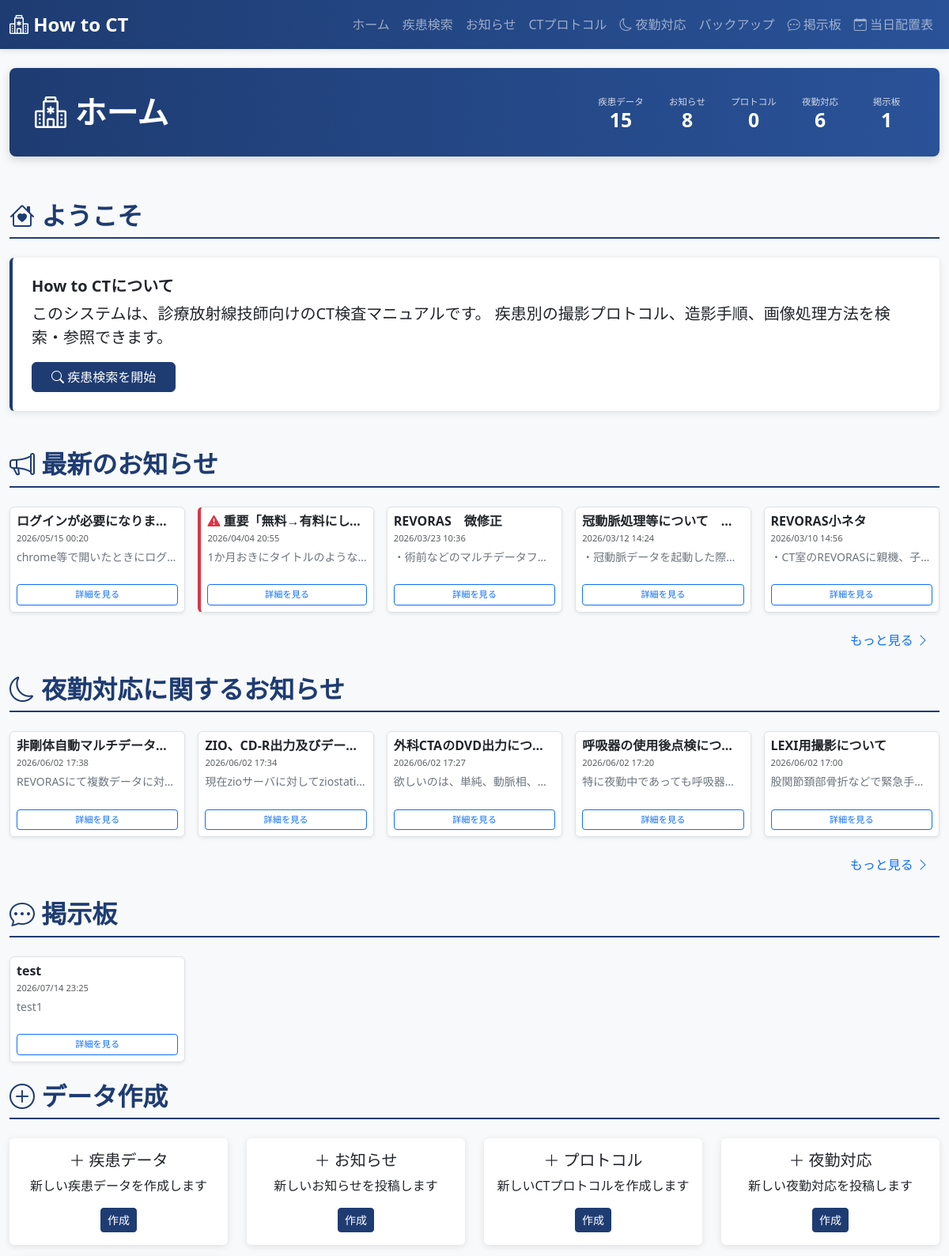
/ (upper part), run on an earlier commit of the app's database.
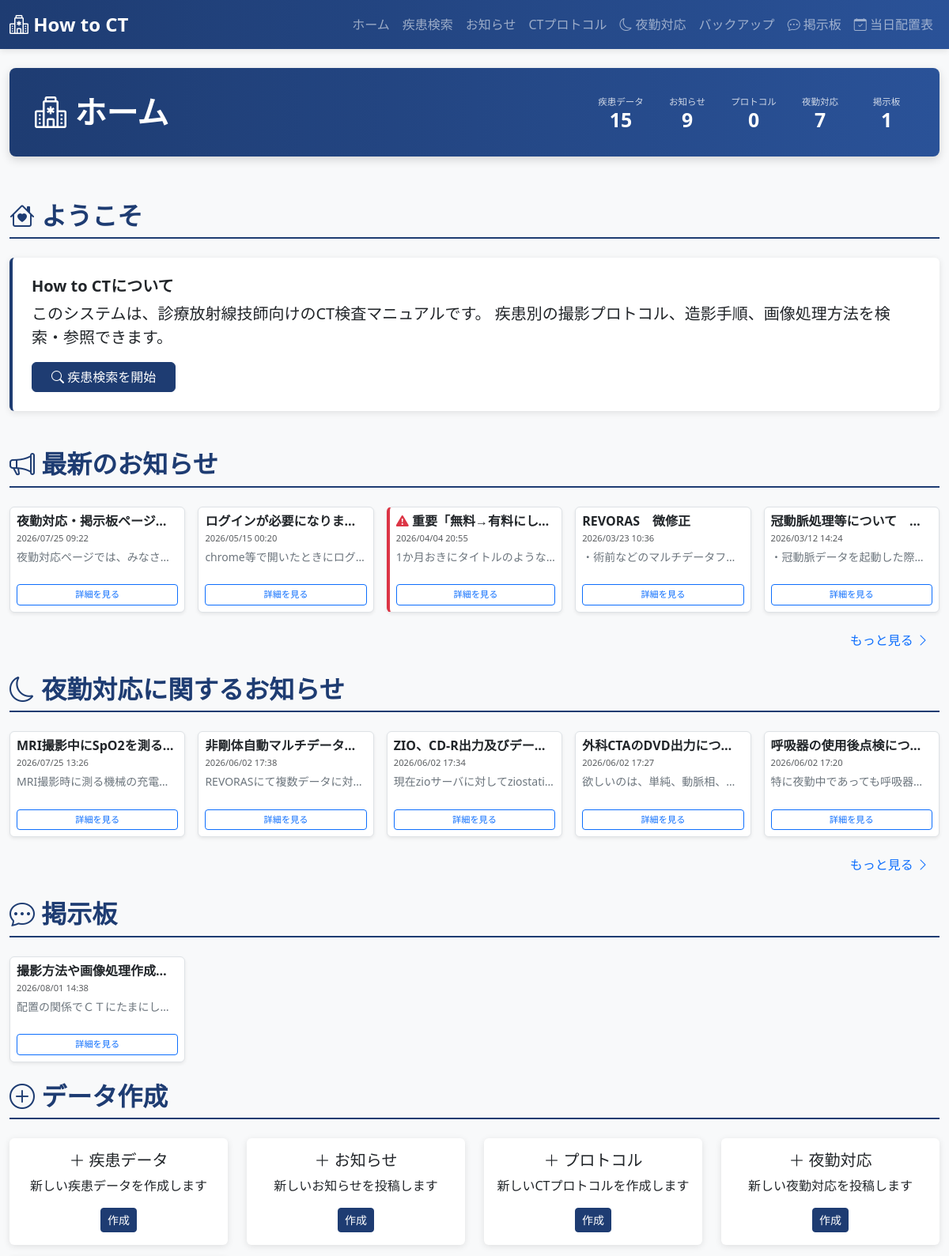
And on a later commit of the database.
### ct_app/models.py (models this page shows, shortened)
class Form(models.Model):
    title = models.CharField(max_length=255)
    main = models.TextField()
    created_at = models.DateTimeField(auto_now_add=True)
    updated_at = models.DateTimeField(auto_now=True)
    post_img = models.ImageField(upload_to='post_images/', null=True, blank=True)
    class Meta:
        ordering = ['-created_at']

class NightShift(models.Model):
    name = models.CharField(max_length=255, unique=True)
    content = models.TextField()
    description = models.TextField(blank=True)
    created_at = models.DateTimeField(auto_now_add=True)
    updated_at = models.DateTimeField(auto_now=True)
    class Meta:
        ordering = ['name']
        verbose_name_plural = "NightShifts"

class Question(models.Model):
    author = models.ForeignKey(User, on_delete=models.CASCADE, related_name='questions')
    title = models.CharField(max_length=255, verbose_name="質問タイトル")
    content = models.TextField(verbose_name="質問内容")
    answer_text = models.TextField(blank=True)
    related_protocols = models.ForeignKey(
        Protocol,
        on_delete=models.SET_NULL,
        null=True,
        blank=True,
        related_name='questions',
        verbose_name="関連するプロトコル"
    )
    created_at = models.DateTimeField(auto_now_add=True, verbose_name="投稿日時")
    updated_at = models.DateTimeField(auto_now=True, verbose_name="更新日時")
    class Meta:
        ordering = ['-created_at']
        verbose_name_plural = "Questions"

### ct_app/views.py (the view)
# urls.py: path('', views.index, name='index'),
def index(request):
    questions = Question.objects.all().order_by("-created_at")
    sicks_count = Sick.objects.count()
    forms_count = Form.objects.count()
    protocols_count = Protocol.objects.count()
    night_shifts_count = NightShift.objects.count()
    question_count = questions.count()
    sicks_list = Sick.objects.all().order_by("-created_at")
    forms_list = Form.objects.all().order_by("-created_at")
    protocols_list = Protocol.objects.all().order_by("-created_at")
    nightshift_list = (
        NightShift.objects.all().order_by("-created_at")
        if hasattr(NightShift, "created_at")
        else NightShift.objects.all()
    )
    today = localdate()
    tomorrow = today + timedelta(days=1)
    def get_early_staff(target_date):
        early_shift_values = (
            AssignmentCell.objects
            .filter(
                board__board_date=target_date,
                row_key="0730",
            )
            .exclude(value="")
            .values_list("value", flat=True)
        )
        staff_names = []
        for value in early_shift_values:
            name = value.strip()
            if name and name not in staff_names:
                staff_names.append(name)
        return staff_names
    today_early_staff = get_early_staff(today)
    tomorrow_early_staff = get_early_staff(tomorrow)
    context = {
        "page_title": "ホーム",
        "sick_list": sicks_list,
        "form_list": forms_list,
        "protocol_list": protocols_list,
        "nightshift_list": nightshift_list,
        "questions": questions,
        "sicks_count": sicks_count,
        "forms_count": forms_count,
        "protocols_count": protocols_count,
        "night_shifts_count": night_shifts_count,
        "question_count": question_count,
        "today_early_staff": today_early_staff,
        "tomorrow_early_staff": tomorrow_early_staff,
        "tomorrow": tomorrow,
    }
    return render(request, "ct_app/index.html", context)

### ct_app/context_processors.py (called while the page is built)
def maintenance_status(request):
    return {
        'is_maintenance': getattr(settings, 'IS_MAINTENANCE', False)
    }

### ct_app/templates/ct_app/index.html (shortened to what the changed rows need)
{% extends 'ct_app/base.html' %}
{% block header_info %}
<div class="home-summary">
    <div class="summary-counts">
        <div class="summary-item">
            <span>お知らせ</span>
            <strong>{{ forms_count }}</strong>
        </div>
        <div class="summary-item">
            <span>夜勤対応</span>
            <strong>{{ night_shifts_count }}</strong>
        </div>
    </div>
</div>
{% endblock %}
{% block content %}
<div class="row">
    <div class="col-12">
        <h2 class="section-title">
            <i class="bi bi-house-heart"></i> ようこそ
        </h2>
    </div>
</div>
<div class="row mt-4">
    <div class="col-12">
        <h2 class="section-title">
            <i class="bi bi-megaphone"></i> 最新のお知らせ
        </h2>
    </div>
</div>
<div class="row row-cols-1 row-cols-md-5 g-3">
    {% if form_list %}
        {% for form in form_list|slice:":5" %}
            <div class="col">
                <div class="notice-item h-100 clickable-card d-flex flex-column border p-2 rounded shadow-sm bg-white position-relative {% if '重要' in form.title %}is-important{% endif %}">
                    <h6 class="fw-bold text-truncate mb-1" title="{{ form.title }}">
                        {% if '重要' in form.title %}
                            <span class="text-danger"><i class="bi bi-exclamation-triangle-fill"></i></span>
                        {% endif %}
                        {{ form.title }}
                    </h6>
                    <p class="text-muted mb-1" style="font-size: 0.7rem;">{{ form.created_at|date:'Y/m/d H:i' }}</p>
                    <p class="small text-secondary text-truncate mb-2">{{ form.main }}</p>
                    <div class="mt-auto">
                        <a href="{% url 'form_detail' form.pk %}" class="btn btn-sm btn-outline-primary w-100 stretched-link" style="font-size: 0.7rem;">
                            詳細を見る
                        </a>
                    </div>
                </div>
            </div>
        {% endfor %}
    {% else %}
        <div class="col-12">
            <div class="alert alert-info">お知らせがまだ投稿されていません。</div>
        </div>
    {% endif %}
</div>
<div class="row mt-4">
    <div class="col-12">
        <h2 class="section-title">
            <i class="bi bi-moon"></i> 夜勤対応に関するお知らせ
        </h2>
    </div>
</div>
<div class="row row-cols-1 row-cols-md-5 g-3">
    {% if nightshift_list %}
        {% for night_shift in nightshift_list|slice:":5" %}
            <div class="col">
                <div class="notice-item h-100 clickable-card d-flex flex-column border p-2 rounded shadow-sm bg-white position-relative {% if '重要' in night_shift.title %}is-important{% endif %}">
                    <h6 class="fw-bold text-truncate mb-1" title="{{ night_shift.name }}">
                        {{ night_shift.name }}
                    </h6>
                    <p class="text-muted mb-1" style="font-size: 0.7rem;">{{ night_shift.created_at|date:'Y/m/d H:i' }}</p>
                    <p class="small text-secondary text-truncate mb-2">{{ night_shift.content }}</p>
                    <div class="mt-auto">
                        <a href="{% url 'nightshift_detail' night_shift.pk %}" class="btn btn-sm btn-outline-primary w-100 stretched-link" style="font-size: 0.7rem;">
                            詳細を見る
                        </a>
                    </div>
                </div>
            </div>
        {% endfor %}
    {% else %}
        <div class="col-12">
            <div class="alert alert-info">夜勤対応のお知らせがまだ投稿されていません。</div>
        </div>
    {% endif %}
</div>
<div class="row mt-4">
    <div class="col-12">
        <h2 class="section-title">
            <i class="bi bi-chat-dots"></i> 掲示板
        </h2>
    </div>
</div>
<div class="row row-cols-1 row-cols-md-5 g-3">
    {% if questions %}
        {% for question in questions|slice:":5" %}
            <div class="col">
                <div class="notice-item h-100 clickable-card d-flex flex-column border p-2 rounded shadow-sm bg-white position-relative {% if '重要' in question.title %}is-important{% endif %}">
                    <h6 class="fw-bold text-truncate mb-1" title="{{ question.title }}">
                        {{ question.title }}
                    </h6>
                    <p class="text-muted mb-1" style="font-size: 0.7rem;">{{ question.created_at|date:'Y/m/d H:i' }}</p>
                    <p class="small text-secondary text-truncate mb-2">{{ question.content }}</p>
                    <div class="mt-auto">
                        <a href="{% url 'question_detail' question.pk %}" class="btn btn-sm btn-outline-primary w-100 stretched-link" style="font-size: 0.7rem;">
                            詳細を見る
                        </a>
                    </div>
                </div>
            </div>
        {% endfor %}
    {% else %}
        <div class="col-12">
            <div class="alert alert-info">掲示板の投稿がまだありません。</div>
        </div>
    {% endif %}
</div>
<div class="row mt-4">
    <div class="col-12">
        <h2 class="section-title">
            <i class="bi bi-plus-circle"></i> データ作成
        </h2>
    </div>
</div>
{% endblock %}

What changed in the data, as far as the page shows it:
no longer on this page (row unchanged): Form: title "REVORAS小ネタ", created_at "2026/03/10 14:56", main "・CT室のREVORASに親機、子…"
no longer on this page (row unchanged): NightShift: name "LEXI用撮影について", created_at "2026/06/02 17:00", content "股関節頚部骨折などで緊急手…"
removed Question: title "test", created_at "2026/07/14 23:25", content "test1"
added Form: title "夜勤対応・掲示板ページ…", created_at "2026/07/25 09:22", main "夜勤対応ページでは、みなさ…"
added NightShift: name "MRI撮影中にSpO2を測る…", created_at "2026/07/25 13:26", content "MRI撮影時に測る機械の充電…"
added Question: title "撮影方法や画像処理作成…", created_at "2026/08/01 14:38", content "配置の関係でＣＴにたまにし…"
Also different on the page:
{{ night_shifts_count }}: "6" → "7"
text no longer shown: "8"
text now shown: "9"
